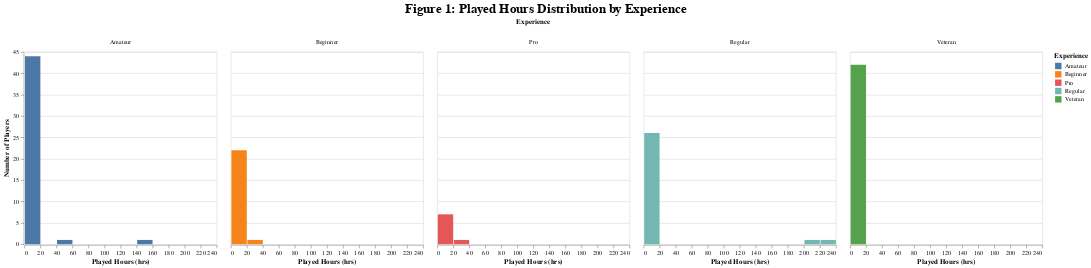

Source (notebook cell):
### Code cell
# Experience Chart 
chart_exp = (
    alt.Chart(player_training)
    .mark_bar()
    .encode(
        x=alt.X('played_hours:Q', bin=alt.Bin(maxbins=20), title='Played Hours (hrs)'),
        y=alt.Y('count()', title='Number of Players'),
        color=alt.Color('experience:N', title='Experience')
    )
    .facet(
        column=alt.Column('experience:N', title='Experience')
    )
    .resolve_scale(color='shared')
    .properties(
        title=alt.TitleParams(
            text='Figure 1: Played Hours Distribution by Experience',
            fontSize=20,
            fontWeight='bold',
            anchor='middle'   # centers the title
        )
    )
)

chart_exp

### Figure 1 — Vega-Lite specification as saved in the notebook (floating-point values rounded to 4 significant figures; data arrays with more than 128 entries replaced by an {"elided": "..."} marker saying what was removed)
{"config": {"view": {"continuousWidth": 300, "continuousHeight": 300}}, "data": {"name": "data-48f92a76c34b898d99b1651de141db41"}, "facet": {"column": {"field": "experience", "title": "Experience", "type": "nominal"}}, "spec": {"mark": {"type": "bar"}, "encoding": {"color": {"field": "experience", "title": "Experience", "type": "nominal"}, "x": {"bin": {"maxbins": 20}, "field": "played_hours", "title": "Played Hours (hrs)", "type": "quantitative"}, "y": {"aggregate": "count", "title": "Number of Players", "type": "quantitative"}}}, "resolve": {"scale": {"color": "shared"}}, "title": {"text": "Figure 1: Played Hours Distribution by Experience", "anchor": "middle", "fontSize": 20, "fontWeight": "bold"}, "$schema": "https://vega.github.io/schema/vega-lite/v5.20.1.json", "datasets": {"data-48f92a76c34b898d99b1651de141db41": {"elided": "147 records"}}}
